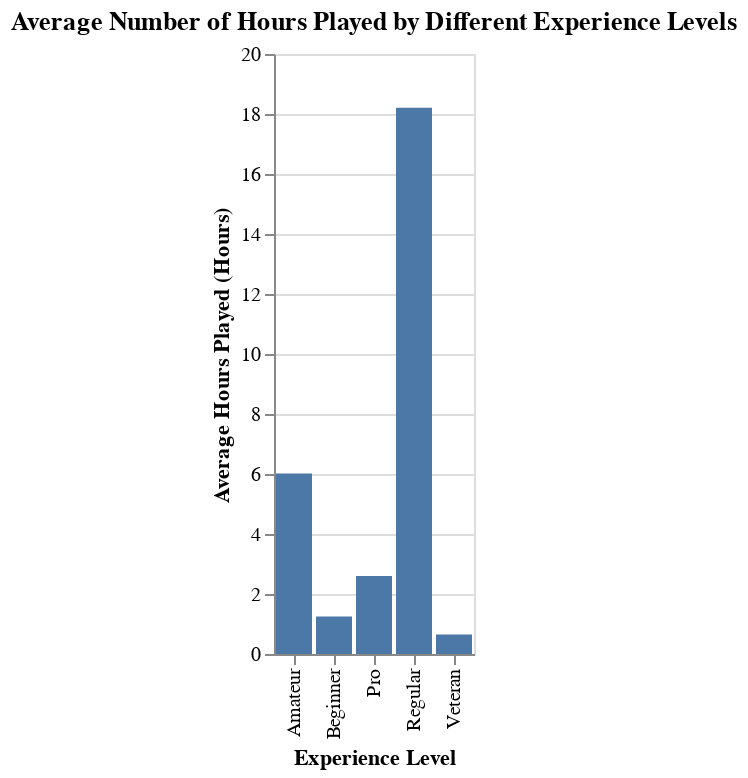

Notebook source saved alongside this figure:
### Code cell
display(player_data_experience_bar)

### Figure 1 — Vega-Lite specification as saved in the notebook (floating-point values rounded to 4 significant figures)
{"config": {"view": {"continuousWidth": 300, "continuousHeight": 300}}, "data": {"name": "data-d0bc073bc8eb8553001673785276d60b"}, "mark": {"type": "bar"}, "encoding": {"x": {"field": "experience", "title": "Experience Level", "type": "nominal"}, "y": {"field": "played_hours", "title": "Average Hours Played (Hours)", "type": "quantitative"}}, "title": "Average Number of Hours Played by Different Experience Levels", "$schema": "https://vega.github.io/schema/vega-lite/v5.20.1.json", "datasets": {"data-d0bc073bc8eb8553001673785276d60b": [{"experience": "Amateur", "subscribe": 0.7143, "played_hours": 6.017, "age": 20.25}, {"experience": "Beginner", "subscribe": 0.7714, "played_hours": 1.249, "age": 21.66}, {"experience": "Pro", "subscribe": 0.7143, "played_hours": 2.6, "age": 22.21}, {"experience": "Regular", "subscribe": 0.8056, "played_hours": 18.21, "age": 22.78}, {"experience": "Veteran", "subscribe": 0.6875, "played_hours": 0.6479, "age": 20.96}]}}
